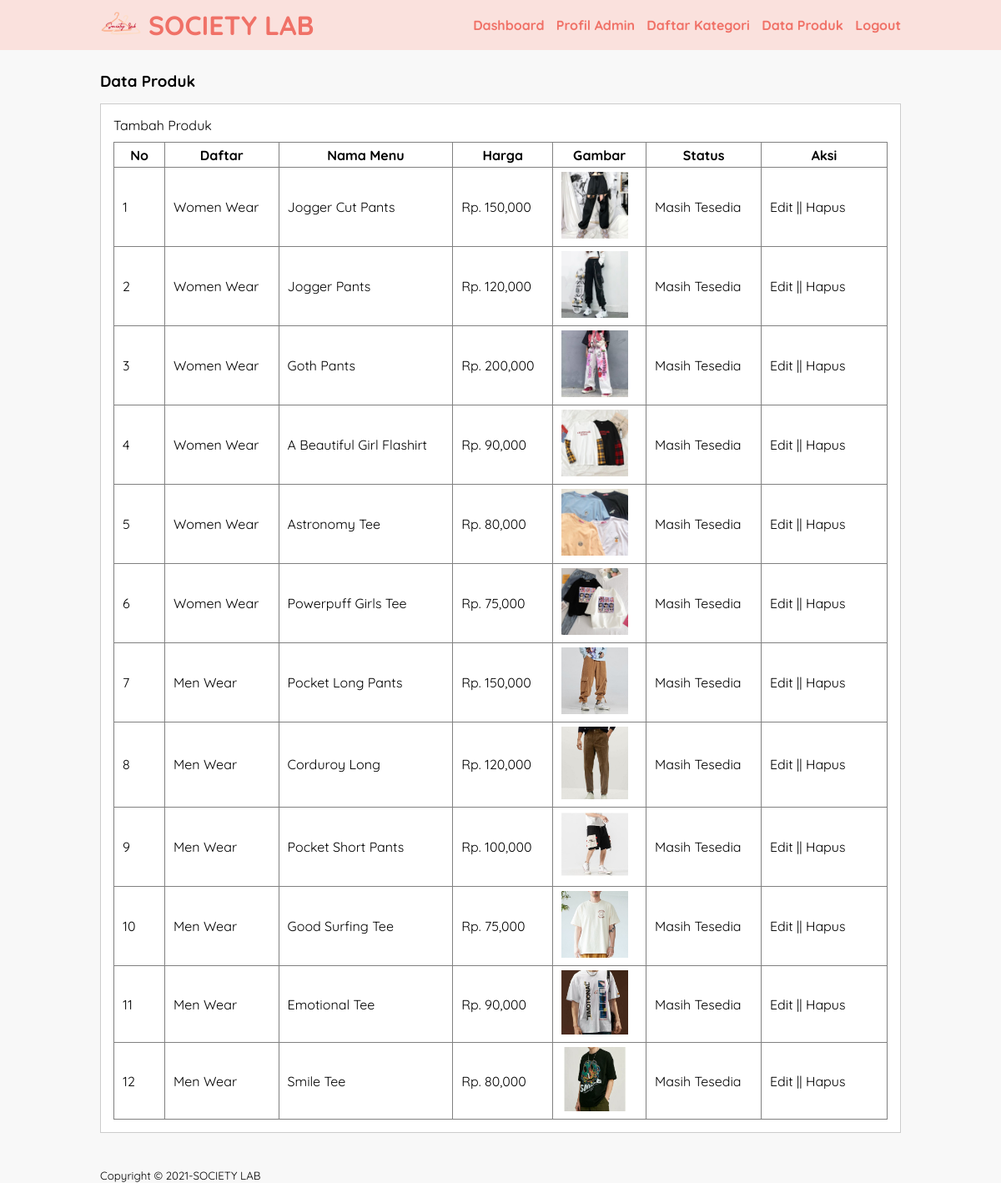
Before: /data-produk.php (signed in) with the older database file.
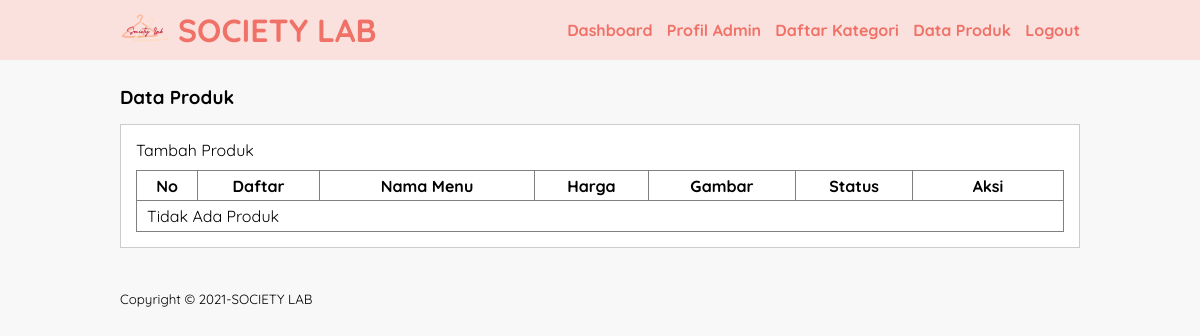
After: the same page with the newer database file.
### tables this page shows
CREATE TABLE `tb_product` (
  `product_id` int(11) NOT NULL,
  `category_id` int(11) NOT NULL,
  `product_name` varchar(100) NOT NULL,
  `product_price` int(11) NOT NULL,
  `product_description` text NOT NULL,
  `product_image` varchar(100) NOT NULL,
  `product_status` tinyint(1) NOT NULL,
  `product_created` timestamp NOT NULL DEFAULT current_timestamp()
);

CREATE TABLE `tb_category` (
  `category_id` int(11) NOT NULL,
  `category_name` varchar(50) NOT NULL
);

### data-produk.php (the view, shortened to what this page needs)
<?php
  include 'db.php';
?>
<!DOCTYPE html>
<html>
<head>
	<link rel="stylesheet" type="text/css" href="css/style.css">
</head>
<body>
    <header>
          <div class="container">
          <h1>
            <img src="img/logo-lab.png" width="50px" style="margin-bottom: 0px;">
            <a href="dashboard.php">SOCIETY LAB</a></h1>
          <ul>
                <li><a href="dashboard.php">Dashboard</a></li>
                <li><a href="profil.php">Profil Admin</a></li>
                <li><a href="daftar-kategori.php">Daftar Kategori</a></li>
                <li><a href="data-produk.php">Data Produk</a></li>
                <li><a href="logout.php">Logout</a></li>
          </ul>
          </div>
    </header>
   <div class="section">
      <div class="container">
            <h3>Data Produk</h3>
            <div class="box">
              <p><a href="tambah-produk.php">Tambah Produk</a></p>
                 <table border="1" cellspacing="0" class="table">
                    <thead>
                      <tr>
                        <th width="60px">No</th>
                        <th>Daftar</th>
                        <th>Nama Menu</th>
                        <th>Harga</th>
                        <th>Gambar</th>
                        <th>Status</th>
                        <th width="150px">Aksi</th>
                      </tr>
                    </thead>
                    <tbody>
                        <?php
                          $no = 1;
                          $produk = mysqli_query($conn, "SELECT * FROM tb_product LEFT JOIN tb_category USING (category_id)ORDER BY product_id DESC");
                          if(mysqli_num_rows($produk) > 0){
                          while($row = mysqli_fetch_array($produk)){
                        ?>
                      <tr>
                        <td><?php echo $no++  ?></td>
                        <td><?php echo $row['category_name']  ?></td>
                        <td><?php echo $row['product_name']  ?></td>
                        <td>Rp. <?php echo number_format( $row['product_price']) ?></td>
                        <td><img src="produk/<?php echo $row['product_image']  ?>" width="80px"></td>
                        <td><?php echo ($row['product_status'] == 0)? 'Tidak Tersedia':'Masih Tesedia'; ?></td>
                        <td>
                          <a href="edit-produk.php?id=<?php echo $row['product_id'] ?>">Edit</a> || <a href="proses-hapus.php?idm=<?php echo $row['product_id'] ?>" onclick="return confirm('Hapus Produk Ini.?')">Hapus</a>
                        </td>
                      </tr>
                    <?php }}else{ ?>
                      <tr>
                        <td colspan="7">Tidak Ada Produk</td>
                      </tr>
                    <?php } ?>
                    </tbody>
                 </table>
            </div>
      </div>
   </div>
  <footer>
        <div class="container">
              <small>Copyright &copy; 2021-SOCIETY LAB</small>
        </div>
  </footer>
</body>
</html>

### css/style.css (style rules this page uses)
* { padding: 0; margin: 0; font-family: 'Quicksand', sans-serif; }
body { background-color: #f8f8f8; }
a { color: inherit; text-decoration: none; }
header { background-color: #fae1dd; color: #f07167; }
header h1 { float: left; padding: 10px 0; font-family: lala lulu; }
header ul { float: right; }
header ul li { display: inline-block; }
header ul li a { padding: 20px 0 20px 10px; display: inline-block; font-weight: 900; }
.container { width: 80%; margin: 0 auto; }
.container:after { content: ''; display: block; clear: both; }
.section { padding: 25px 0; }
.box { background-color: #fff; border: 1px solid #ccc; padding: 15px; box-sizing: border-box; margin: 15px 0; }
.box:after { content: ''; display: block; clear: both; }
.table { width: 100%; border-collapse: collapse; }
.table tr { height: 30px; }
.table tr td { padding: 5px 10px; }
.section p { margin-bottom: 10px; }

Changed rows visible on the page:
removed tb_product: category.category_name "Women Wear", product_name "Jogger Cut Pants", product_price "150,000", product_image (picture), product_status "Masih Tesedia"
removed tb_product: category.category_name "Women Wear", product_name "Jogger Pants", product_price "120,000", product_image (picture), product_status "Masih Tesedia"
removed tb_product: category.category_name "Women Wear", product_name "Goth Pants", product_price "200,000", product_image (picture), product_status "Masih Tesedia"
removed tb_product: category.category_name "Women Wear", product_name "A Beautiful Girl Flashirt", product_price "90,000", product_image (picture), product_status "Masih Tesedia"
removed tb_product: category.category_name "Women Wear", product_name "Astronomy Tee", product_price "80,000", product_image (picture), product_status "Masih Tesedia"
removed tb_product: category.category_name "Women Wear", product_name "Powerpuff Girls Tee", product_price "75,000", product_image (picture), product_status "Masih Tesedia"
removed tb_product: category.category_name "Men Wear", product_name "Pocket Long Pants", product_price "150,000", product_image (picture), product_status "Masih Tesedia"
removed tb_product: category.category_name "Men Wear", product_name "Corduroy Long", product_price "120,000", product_image (picture), product_status "Masih Tesedia"
removed tb_product: category.category_name "Men Wear", product_name "Pocket Short Pants", product_price "100,000", product_image (picture), product_status "Masih Tesedia"
removed tb_product: category.category_name "Men Wear", product_name "Good Surfing Tee", product_price "75,000", product_image (picture), product_status "Masih Tesedia"
removed tb_product: category.category_name "Men Wear", product_name "Emotional Tee", product_price "90,000", product_image (picture), product_status "Masih Tesedia"
removed tb_product: category.category_name "Men Wear", product_name "Smile Tee", product_price "80,000", product_image (picture), product_status "Masih Tesedia"
Other visible differences:
text now shown: "Tidak Ada Produk"
